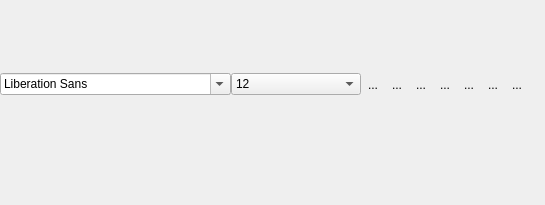
<?xml version="1.0" encoding="UTF-8"?>
<ui version="4.0">
 <class>FontModel</class>
 <widget class="QWidget" name="FontModel">
  <property name="geometry">
   <rect>
    <x>0</x>
    <y>0</y>
    <width>545</width>
    <height>205</height>
   </rect>
  </property>
  <property name="windowTitle">
   <string>Form</string>
  </property>
  <widget class="QWidget" name="widget" native="true">
   <property name="geometry">
    <rect>
     <x>0</x>
     <y>60</y>
     <width>529</width>
     <height>49</height>
    </rect>
   </property>
   <layout class="QHBoxLayout" name="horizontalLayout">
    <property name="spacing">
     <number>0</number>
    </property>
    <property name="leftMargin">
     <number>0</number>
    </property>
    <property name="topMargin">
     <number>0</number>
    </property>
    <property name="rightMargin">
     <number>0</number>
    </property>
    <property name="bottomMargin">
     <number>0</number>
    </property>
    <item>
     <layout class="QHBoxLayout" name="horizontalLayout_3">
      <item>
       <widget class="QFontComboBox" name="fontComboBox_2"/>
      </item>
      <item>
       <widget class="QComboBox" name="SizeComboBox_2">
        <property name="currentIndex">
         <number>3</number>
        </property>
        <item>
         <property name="text">
          <string>9</string>
         </property>
        </item>
        <item>
         <property name="text">
          <string>10</string>
         </property>
        </item>
        <item>
         <property name="text">
          <string>11</string>
         </property>
        </item>
        <item>
         <property name="text">
          <string>12</string>
         </property>
        </item>
        <item>
         <property name="text">
          <string>13</string>
         </property>
        </item>
        <item>
         <property name="text">
          <string>14</string>
         </property>
        </item>
        <item>
         <property name="text">
          <string>15</string>
         </property>
        </item>
        <item>
         <property name="text">
          <string>16</string>
         </property>
        </item>
        <item>
         <property name="text">
          <string>17</string>
         </property>
        </item>
        <item>
         <property name="text">
          <string>18</string>
         </property>
        </item>
        <item>
         <property name="text">
          <string>19</string>
         </property>
        </item>
        <item>
         <property name="text">
          <string>20</string>
         </property>
        </item>
        <item>
         <property name="text">
          <string>21</string>
         </property>
        </item>
        <item>
         <property name="text">
          <string>22</string>
         </property>
        </item>
       </widget>
      </item>
      <item>
       <widget class="QToolButton" name="boldToolBtn_2">
        <property name="contextMenuPolicy">
         <enum>Qt::DefaultContextMenu</enum>
        </property>
        <property name="toolTip">
         <string>加粗</string>
        </property>
        <property name="text">
         <string>...</string>
        </property>
        <property name="icon">
         <iconset resource="../chat/image.qrc">
          <normaloff>:/image/bold.png</normaloff>:/image/bold.png</iconset>
        </property>
        <property name="iconSize">
         <size>
          <width>22</width>
          <height>22</height>
         </size>
        </property>
        <property name="checkable">
         <bool>true</bool>
        </property>
        <property name="autoRaise">
         <bool>true</bool>
        </property>
       </widget>
      </item>
      <item>
       <widget class="QToolButton" name="italicToolBtn_2">
        <property name="toolTip">
         <string>倾斜</string>
        </property>
        <property name="text">
         <string>...</string>
        </property>
        <property name="icon">
         <iconset resource="../chat/image.qrc">
          <normaloff>:/image/italic.png</normaloff>:/image/italic.png</iconset>
        </property>
        <property name="iconSize">
         <size>
          <width>22</width>
          <height>22</height>
         </size>
        </property>
        <property name="checkable">
         <bool>true</bool>
        </property>
        <property name="autoRaise">
         <bool>true</bool>
        </property>
       </widget>
      </item>
      <item>
       <widget class="QToolButton" name="underlineToolBtn_2">
        <property name="toolTip">
         <string>下划线</string>
        </property>
        <property name="text">
         <string>...</string>
        </property>
        <property name="icon">
         <iconset resource="../chat/image.qrc">
          <normaloff>:/image/under.png</normaloff>:/image/under.png</iconset>
        </property>
        <property name="iconSize">
         <size>
          <width>22</width>
          <height>22</height>
         </size>
        </property>
        <property name="checkable">
         <bool>true</bool>
        </property>
        <property name="autoRaise">
         <bool>true</bool>
        </property>
       </widget>
      </item>
      <item>
       <widget class="QToolButton" name="colorToolBtn_2">
        <property name="toolTip">
         <string>更改字体颜色</string>
        </property>
        <property name="text">
         <string>...</string>
        </property>
        <property name="icon">
         <iconset resource="../chat/image.qrc">
          <normaloff>:/image/color.png</normaloff>:/image/color.png</iconset>
        </property>
        <property name="iconSize">
         <size>
          <width>22</width>
          <height>22</height>
         </size>
        </property>
        <property name="autoRaise">
         <bool>true</bool>
        </property>
       </widget>
      </item>
      <item>
       <widget class="QToolButton" name="sendToolBtn_2">
        <property name="toolTip">
         <string>传输文件</string>
        </property>
        <property name="text">
         <string>...</string>
        </property>
        <property name="icon">
         <iconset resource="../chat/image.qrc">
          <normaloff>:/image/send.png</normaloff>:/image/send.png</iconset>
        </property>
        <property name="iconSize">
         <size>
          <width>22</width>
          <height>22</height>
         </size>
        </property>
        <property name="autoRaise">
         <bool>true</bool>
        </property>
       </widget>
      </item>
      <item>
       <widget class="QToolButton" name="saveToolBtn_2">
        <property name="toolTip">
         <string>保存聊天记录</string>
        </property>
        <property name="text">
         <string>...</string>
        </property>
        <property name="icon">
         <iconset resource="../chat/image.qrc">
          <normaloff>:/image/save.png</normaloff>:/image/save.png</iconset>
        </property>
        <property name="iconSize">
         <size>
          <width>22</width>
          <height>22</height>
         </size>
        </property>
        <property name="autoRaise">
         <bool>true</bool>
        </property>
       </widget>
      </item>
      <item>
       <widget class="QToolButton" name="clearToolBtn_2">
        <property name="toolTip">
         <string>清空聊天记录</string>
        </property>
        <property name="text">
         <string>...</string>
        </property>
        <property name="icon">
         <iconset resource="../chat/image.qrc">
          <normaloff>:/image/clear.png</normaloff>:/image/clear.png</iconset>
        </property>
        <property name="iconSize">
         <size>
          <width>22</width>
          <height>22</height>
         </size>
        </property>
        <property name="autoRaise">
         <bool>true</bool>
        </property>
       </widget>
      </item>
     </layout>
    </item>
   </layout>
  </widget>
 </widget>
 <resources>
  <include location="../chat/image.qrc"/>
 </resources>
 <connections/>
</ui>
